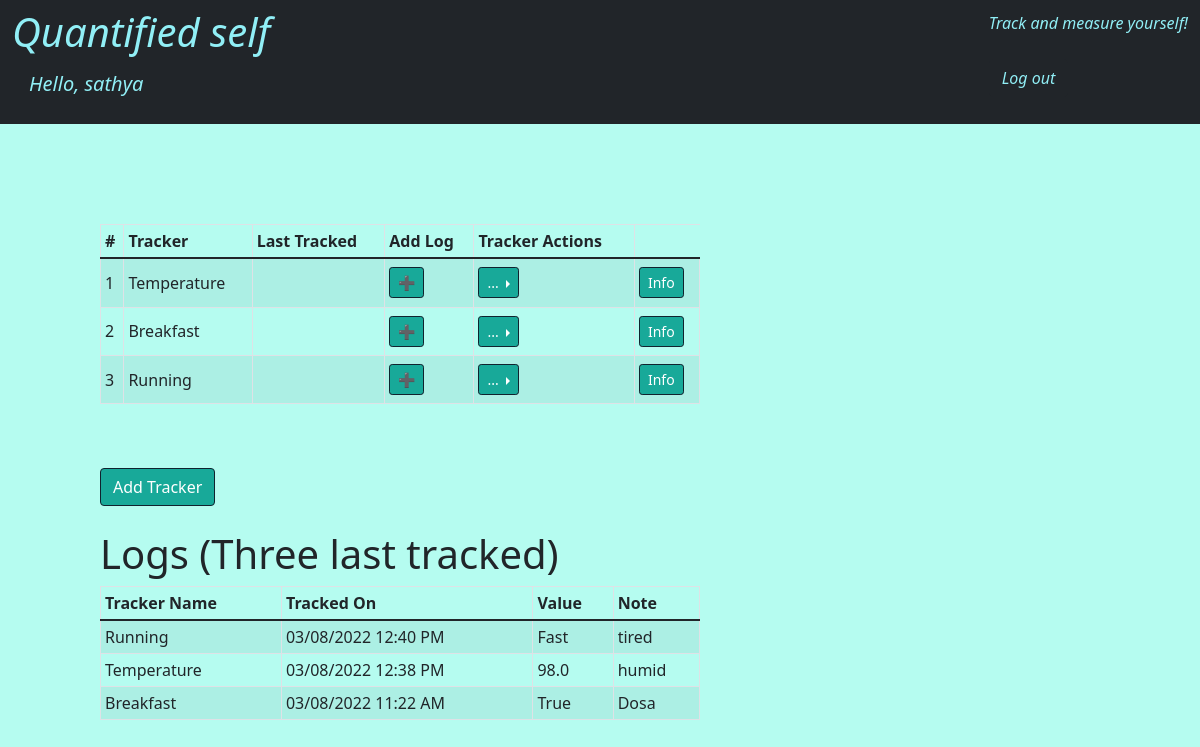
The app's page /user/sathya/home (signed in) with its own data.
### models.py (models this page shows, shortened)
class Users(db.Model, UserMixin):
    __tablename__ = "Users"
    uid = db.Column(db.Integer, autoincrement=True, primary_key=True)
    uname = db.Column(db.String, nullable=False, unique=True)
    password = db.Column(db.String(), nullable=False)
    trackers = db.relationship("Trackers", secondary="Enrollments")

class Trackers(db.Model):
    __tablename__ = "Trackers"
    trid = db.Column(db.Integer, autoincrement=True, primary_key=True)
    trname = db.Column(db.String, nullable=False, unique=True)
    trtype = db.Column(db.String, nullable=False)
    trdesc = db.Column(db.String)

class Logs(db.Model):
    __tablename__ = "Logs"
    lid = db.Column(db.Integer, autoincrement=True, primary_key=True)
    value = db.Column(db.String, nullable=False)
    note = db.Column(db.String)
    timestamp = db.Column(db.String, nullable=False)
    uid = db.Column(db.Integer, db.ForeignKey("Users.uid"), primary_key=True,nullable=False)
    trid = db.Column(db.Integer, db.ForeignKey("Trackers.trid"), primary_key=True, nullable=False)

### application/user.py (the view)
@app.route("/user/<uname>/home")
@login_required
def user_home(uname):
    uid = current_user.uid
    enrolls = Enrollments.query.filter_by(uid=uid).all()
    trackers = []
    logs = {}
    for e in enrolls:
        log = Logs.query.filter_by(uid=uid, trid=e.trid).order_by(Logs.lid.desc()).first()
        tracker = Trackers.query.filter_by(trid=e.trid).one()
        trackers.append(tracker)
        if log:
            logs[e.trid] = log.timestamp,log.value
        else:
            logs[e.trid] = None
    condition = False
    if trackers:
        condition = True
    f=0
    tracker = Trackers()
    loge = Logs.query.filter_by(uid=uid).order_by(Logs.lid.desc()).all()
    condition2 = False
    if loge:
        i = 0
        log = []
        while i < 3 and i < len(loge):
            log.append(loge[i])
            i += 1
        condition2 = True
        f=1
    if(f==0):
       return render_template("userhome.html", uname=uname, trackers=trackers, condition2=condition2, condition=condition, logs=logs)
    else:
       return render_template("userhome.html", uname=uname, trackers=trackers, condition2=condition2, condition=condition, logs=logs, tracker=tracker, log=log )

### application/user.py (called while the page is built)
@login.user_loader
def load_user(uid):
    return Users.query.filter_by(uid=uid).first()

### templates/userhome.html (shortened to what this page needs)
<!DOCTYPE html>
<html lang="en">
  <head>
    <link href="https://cdn.jsdelivr.net/npm/bootstrap@5.1.3/dist/css/bootstrap.min.css" rel="stylesheet">
  </head>
<body >
    <nav class="navbar navbar-dark bg-dark">
        <div class="container-fluid">
           <h1 class="italic" style="color:#91eff6;">Quantified self <br><a class="btn btn-lg" style="color:#91eff6;" href="/user/{{uname}}/home">Hello, {{uname}}</a></h1>
           <br>
           <p class="italic" style="color:#91eff6;">Track and measure yourself!<br><br><a href="/user/logout" class="btn btn-dark" style="color:#91eff6">Log out</a></p>
        </div>
     </nav>
  <div id="main" class="col-md-8">
    <div class="row-g3" style="padding-top: 100px; padding-right: 100px;padding-bottom: 100px; padding-left: 100px;">
      {% if condition == True %}
      <table class="table table-sm table-bordered table-striped align-middle" style="min-height: 180px;">
        <thead>
          <tr style="border-bottom: 1px solid black;" >
            <th scope="col">#</th>
            <th>Tracker</th>
            <th>Last Tracked</th>
            <th>Add Log</th>
            <th>Tracker Actions</th>
          </tr>
        </thead>
        <tbody>
          {%for tckr in trackers%}
          <tr>
            <td scope="row">{{loop.index}}</td>
            <td>{{tckr.trname}}</td>
            <td>{{lasttime}}</td>
            <td>
              <a class="btn btn-primary btn-sm" style="border: 0.5px solid #10222E;background-color: #18A999; color: white;" href="/user/{{uname}}/{{tckr.trid}}/addlogs">➕</a>
            </td>
            <td>
              <div class="btn-group dropend">
                <button type="button" class="btn btn-primary btn-sm dropdown-toggle" data-bs-toggle="dropdown" style="border: 0.5px solid #10222E; background-color: #18A999; color: white;">
                  ...
                </button>
              </div>
            </td>
            <td>
              <a class="btn btn-primary btn-sm" style="border: 0.5px solid #10222E; background-color: #18A999; color: white;" href="/user/{{uname}}/{{tckr.trid}}/tracker_info">Info</a>
            </td>
          </tr>
          {%endfor%}
          </tbody>
      </table>
      {% else %}
       No Trackers Added
      {% endif %}
      <br>
      <br>
      <a href="/user/{{uname}}/trackers/add" class="btn btn-primary" style="border: 0.5px solid #10222E; background-color: #18A999; color: white;">Add Tracker</a>
      <br>
      <br>
      <div class="col-md justify-content-center" id="my-col">
        <h1>Logs (Three last tracked)</h5>
        {% if condition2 %}
        <div class="table-responsive">
          <table class="table table-sm table-bordered table-striped">
            <thead>
              <tr>
                <th scope="col">Tracker Name</th>
                <th scope="col">Tracked On</th>
                <th scope="col">Value</th>
                <th scope="col">Note</th>
              </tr>
            </thead>
            <tbody>
              {% for l in log %}
              <tr>
                <td>{{tracker.query.filter_by(trid=l.trid).first().trname}}</td>
                <td>{{l.timestamp}}</td>
                <td>{{l.value}}</td>
                <td>{{l.note}}</td>
              </tr>
              {% endfor %}
            </tbody>
          </table>
        </div>
        {% else %}
        No tracking yet
        {% endif %}
      </div>
    </div>
  </div>
</body>
</html>

### templates/userhome.html (style rules this page uses)
body { background-color:rgba(52, 247, 214, 0.359) }
h1.italic { font-style:italic }
p.italic { font-style:italic }
table { width:100% }

### records on screen
Users: uname "sathya"
Trackers: trname "Temperature"
Trackers: trname "Breakfast"
Trackers: trname "Running"
Logs: query.filter_by "Running", timestamp "03/08/2022 12:40 PM", value "Fast", note "tired"
Logs: query.filter_by "Temperature", timestamp "03/08/2022 12:38 PM", value "98.0", note "humid"
Logs: query.filter_by "Breakfast", timestamp "03/08/2022 11:22 AM", value "True", note "Dosa"
